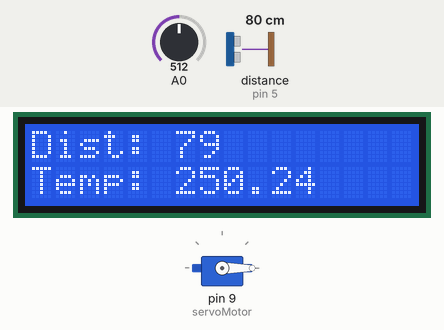
Recording of a sketch running on a simulated Arduino Uno, built with avr-gcc and run on an emulated ATmega328P. Shown: servo, 16×2 character LCD. Wiring (inferred from the names in the program): ultrasonic range finder: trigger pin 6; echo pin 5. The inputs (shaded band) are chosen by the test bench; at power-on: distance to the obstacle (sensor on pin 5) 80 cm, A0 = 512. The echo pulse lasts 58.3 µs per cm; what the sketch prints to the serial monitor is not drawn.

Above: at 1.2 s.
1.3 s: distance to the obstacle (sensor on pin 5) set to 2 cm
At 4.7 s:
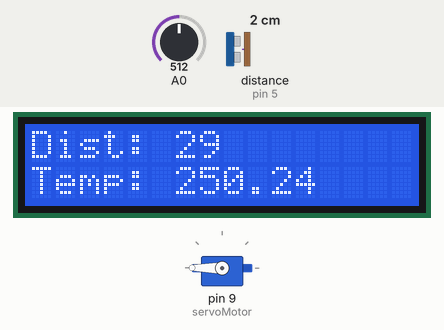
9.6 s: A0 set to 716
At 14.5 s:
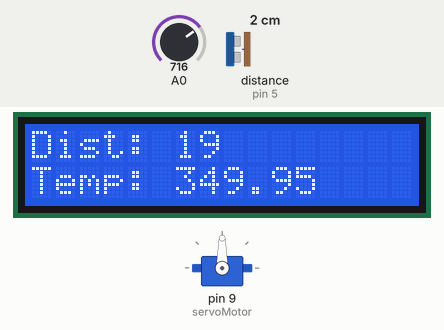
14.6 s: distance to the obstacle (sensor on pin 5) set to 4 cm
At 16.9 s:
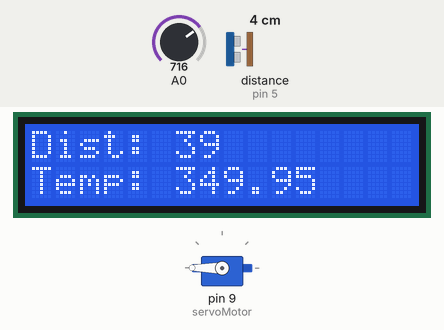
19.6 s: A0 set to 900
At 24.3 s:
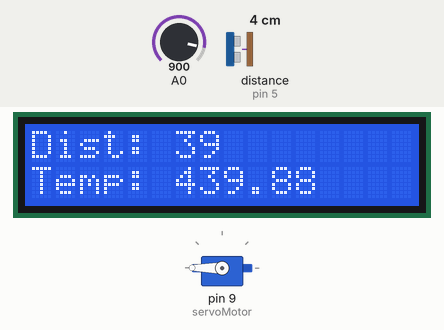
24.6 s: distance to the obstacle (sensor on pin 5) set to 9 cm
At 28.9 s:
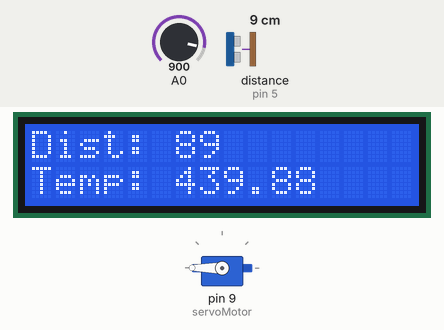
30.6 s: A0 set to 1023
At 35.8 s:
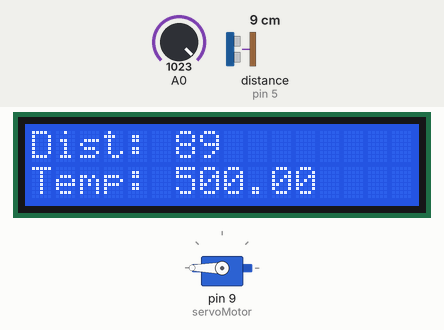
Timing chart, 0 to 36.6 s (numbered marks = the images above; inputs shaded):
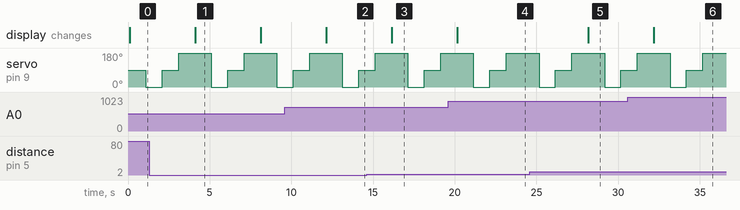

The sketch:

a2-sensores-practica-2.ino
```cpp
#include <Servo.h>
#include <Wire.h>
#include <LiquidCrystal_I2C.h>

const int EchoPin = 5;
const int TriggerPin = 6;
long duracion, distancia;
float temperatura;

Servo servoMotor;
LiquidCrystal_I2C lcd(0x27,16,2);  //

void setup() {
   Serial.begin(9600);
   pinMode(TriggerPin, OUTPUT);
   pinMode(EchoPin, INPUT);
   servoMotor.attach(9);
   lcd.init();
   lcd.backlight();
   lcd.setCursor(0, 0);
   lcd.print("Dist: ");
   lcd.setCursor(0, 1);
   lcd.print("Temp: ");
}

void loop() {
   digitalWrite(TriggerPin, LOW);
   delayMicroseconds(4);
   digitalWrite(TriggerPin, HIGH);
   delayMicroseconds(10);
   digitalWrite(TriggerPin, LOW);

   duracion = pulseIn(EchoPin, HIGH);
   distancia = duracion * 10 / 292/ 2;

   temperatura = analogRead(A0) / 1023.0 * 5000.0 / 10.0 ;

   Serial.print("Distancia: ");
   Serial.println(distancia);
   lcd.setCursor(6, 0);
   lcd.print(distancia);
   Serial.print("Temperatura: ");
   Serial.println(temperatura);
   lcd.setCursor(6, 1);
   lcd.print(temperatura);
   delay(1000);

  servoMotor.write(0);
  delay(1000);
  servoMotor.write(90);
  delay(1000);
  servoMotor.write(180);
  delay(1000);
}
```

Measured:
- after the input at 1.3 s, the display: changes after 2.8 s (image 1)
- after the input at 9.6 s, the display: changes after 2.5 s (image 2)
- after the input at 14.6 s, the display: changes after 1.5 s (image 3)
- after the input at 19.6 s, the display: changes after 0.54 s (image 4)
- after the input at 24.6 s, the display: changes after 3.6 s (image 5)
- after the input at 30.6 s, the display: changes after 1.6 s (image 6)
- what the display in image 1 shows lasts 4.0 s, from 4.1 s to 8.1 s
